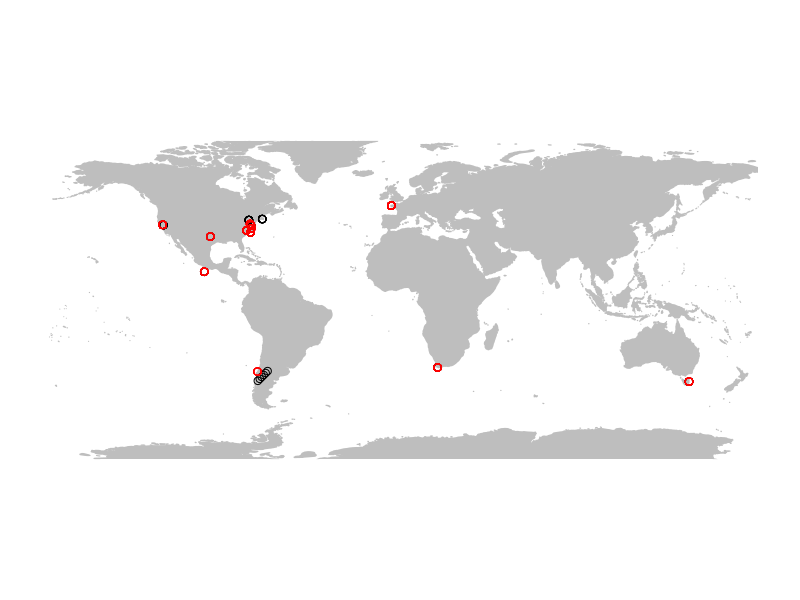

Reproduce this figure in R. (Note: this script raises an error after producing the figure.)
# load .csv file
meta <- read.csv("lat_long.csv", header=TRUE)
names(meta)

#### MAKING A MAP

library(maps)

# set country lines to grey
par(fg="grey")
map("world",cex=1,fill=TRUE,col="grey",ylim=c(-80,80),xlim=c(-180,180))

# add latitude and longitude from your data file
points(data=meta,source_lat~source_long,col="black",ylim=c(-80,80),xlim=c(-180,180)) 

points(data=meta,lat~long,col="red",ylim=c(-80,80),xlim=c(-180,180)) 

# subset data for one column and just include growth rate
grate<-subset(meta,meta$r1=="growth rate") 
# look at distribution
hist(grate$r1_measure)

# subset data for one column and just include respiration rate
o2<-subset(meta,meta$r1=="respiration rate")
# look at distribution
hist(o2$r1_measure)

#### MAKING A MIXED EFFECTS MODEL

library(nlme)
library(plyr)
library(reshape2)

# look at relationship between growth rate and experimental temperature
plot(data=grate,r1_measure~temp_deg)

# display structure of "temp_deg" column in grate object
str(grate$temp_deg)

# set structure of "temp_deg" column to numeric
as.numeric(grate$temp_deg)

# fit a linear model using generalised least squares
model1<-gls(r1_measure~temp_deg,data=grate)
plot(model1)

# produce a normal QQ plot of the model
qqnorm(model1)

# fit a linear mixed-effects model (allows for nested random effects)
model2<-lme(log(r1_measure+4)~temp_deg,data=grate,random=~1|source) # add random effect
plot(model2)

# produce a normal QQ plot of the model
qqnorm(model2)

# try "+4" to remove negative values
plot(data=grate,log(r1_measure+4)~temp_deg)

# fit a linear mixed-effects model adding an interaction between temp and o2
model3<-lme(log(r1_measure+4)~temp_deg*o2_sat,data=grate,random=~1|source)
plot(model3)

summary(model3)

qqnorm(model3)

